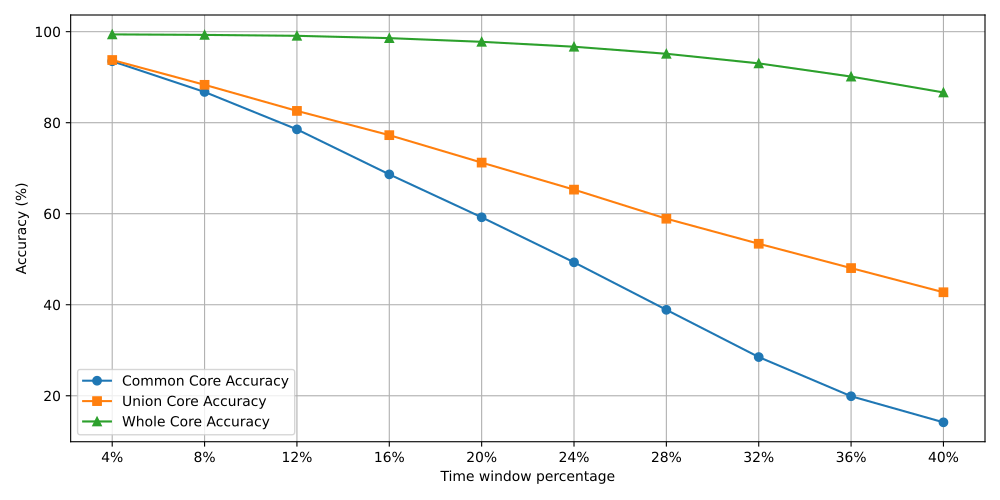

Source code (Python):
import matplotlib.pyplot as plt

# 数据
time_windows = ["4%", "8%", "12%", "16%", "20%", "24%", "28%", "32%", "36%", "40%"]
common_core = [93.50, 86.75, 78.53, 68.64, 59.21, 49.32, 38.88, 28.50, 19.89, 14.16]
union_core = [93.77, 88.32, 82.59, 77.26, 71.23, 65.29, 58.90, 53.40, 48.05, 42.74]
whole_core = [99.40, 99.29, 99.09, 98.58, 97.77, 96.69, 95.14, 93.03, 90.13, 86.64]

# 绘图
plt.figure(figsize=(10, 5))
plt.plot(time_windows, common_core, marker='o', label='Common Core Accuracy')
plt.plot(time_windows, union_core, marker='s', label='Union Core Accuracy')
plt.plot(time_windows, whole_core, marker='^', label='Whole Core Accuracy')

# 设置标签
plt.xlabel('Time window percentage')
plt.ylabel('Accuracy (%)')
plt.grid(True)
plt.legend(loc='lower left')
plt.title('')  # 无标题

# 导出 PDF
plt.tight_layout()
plt.savefig("UnionCore.pdf")
plt.close()

print("✅ Saved as 'accuracy_over_time_windows.pdf'")
